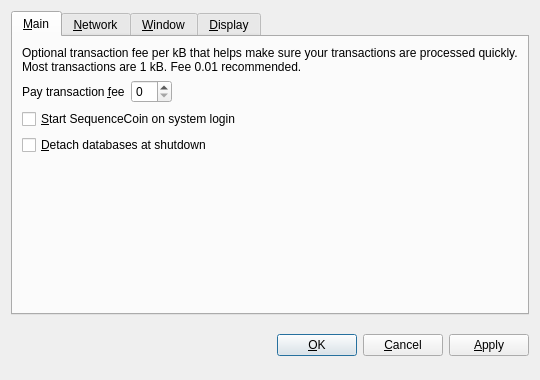
<?xml version="1.0" encoding="UTF-8"?>
<ui version="4.0">
 <class>OptionsDialog</class>
 <widget class="QDialog" name="OptionsDialog">
  <property name="geometry">
   <rect>
    <x>0</x>
    <y>0</y>
    <width>540</width>
    <height>380</height>
   </rect>
  </property>
  <property name="windowTitle">
   <string>Options</string>
  </property>
  <property name="modal">
   <bool>true</bool>
  </property>
  <layout class="QVBoxLayout" name="verticalLayout">
   <item>
    <widget class="QTabWidget" name="tabWidget">
     <property name="tabPosition">
      <enum>QTabWidget::North</enum>
     </property>
     <property name="currentIndex">
      <number>0</number>
     </property>
     <widget class="QWidget" name="tabMain">
      <attribute name="title">
       <string>&amp;Main</string>
      </attribute>
      <layout class="QVBoxLayout" name="verticalLayout_Main">
       <item>
        <widget class="QLabel" name="transactionFeeInfoLabel">
         <property name="text">
          <string>Optional transaction fee per kB that helps make sure your transactions are processed quickly. Most transactions are 1 kB. Fee 0.01 recommended.</string>
         </property>
         <property name="textFormat">
          <enum>Qt::PlainText</enum>
         </property>
         <property name="wordWrap">
          <bool>true</bool>
         </property>
        </widget>
       </item>
       <item>
        <layout class="QHBoxLayout" name="horizontalLayout_Main">
         <item>
          <widget class="QLabel" name="transactionFeeLabel">
           <property name="text">
            <string>Pay transaction &amp;fee</string>
           </property>
           <property name="textFormat">
            <enum>Qt::PlainText</enum>
           </property>
           <property name="buddy">
            <cstring>transactionFee</cstring>
           </property>
          </widget>
         </item>
         <item>
          <widget class="BitcoinAmountField" name="transactionFee"/>
         </item>
         <item>
          <spacer name="horizontalSpacer_Main">
           <property name="orientation">
            <enum>Qt::Horizontal</enum>
           </property>
           <property name="sizeHint" stdset="0">
            <size>
             <width>40</width>
             <height>20</height>
            </size>
           </property>
          </spacer>
         </item>
        </layout>
       </item>
       <item>
        <widget class="QCheckBox" name="bitcoinAtStartup">
         <property name="toolTip">
          <string>Automatically start SequenceCoin after logging in to the system.</string>
         </property>
         <property name="text">
          <string>&amp;Start SequenceCoin on system login</string>
         </property>
        </widget>
       </item>
       <item>
        <widget class="QCheckBox" name="detachDatabases">
         <property name="toolTip">
          <string>Detach block and address databases at shutdown. This means they can be moved to another data directory, but it slows down shutdown. The wallet is always detached.</string>
         </property>
         <property name="text">
          <string>&amp;Detach databases at shutdown</string>
         </property>
        </widget>
       </item>
       <item>
        <spacer name="verticalSpacer_Main">
         <property name="orientation">
          <enum>Qt::Vertical</enum>
         </property>
         <property name="sizeHint" stdset="0">
          <size>
           <width>20</width>
           <height>40</height>
          </size>
         </property>
        </spacer>
       </item>
      </layout>
     </widget>
     <widget class="QWidget" name="tabNetwork">
      <attribute name="title">
       <string>&amp;Network</string>
      </attribute>
      <layout class="QVBoxLayout" name="verticalLayout_Network">
       <item>
        <widget class="QCheckBox" name="mapPortUpnp">
         <property name="toolTip">
          <string>Automatically open the SequenceCoin client port on the router. This only works when your router supports UPnP and it is enabled.</string>
         </property>
         <property name="text">
          <string>Map port using &amp;UPnP</string>
         </property>
        </widget>
       </item>
       <item>
        <widget class="QCheckBox" name="connectSocks">
         <property name="toolTip">
          <string>Connect to the SequenceCoin network through a SOCKS proxy (e.g. when connecting through Tor).</string>
         </property>
         <property name="text">
          <string>&amp;Connect through SOCKS proxy:</string>
         </property>
        </widget>
       </item>
       <item>
        <layout class="QHBoxLayout" name="horizontalLayout_Network">
         <item>
          <widget class="QLabel" name="proxyIpLabel">
           <property name="text">
            <string>Proxy &amp;IP:</string>
           </property>
           <property name="textFormat">
            <enum>Qt::PlainText</enum>
           </property>
           <property name="buddy">
            <cstring>proxyIp</cstring>
           </property>
          </widget>
         </item>
         <item>
          <widget class="QValidatedLineEdit" name="proxyIp">
           <property name="maximumSize">
            <size>
             <width>140</width>
             <height>16777215</height>
            </size>
           </property>
           <property name="toolTip">
            <string>IP address of the proxy (e.g. 127.0.0.1)</string>
           </property>
          </widget>
         </item>
         <item>
          <widget class="QLabel" name="proxyPortLabel">
           <property name="text">
            <string>&amp;Port:</string>
           </property>
           <property name="textFormat">
            <enum>Qt::PlainText</enum>
           </property>
           <property name="buddy">
            <cstring>proxyPort</cstring>
           </property>
          </widget>
         </item>
         <item>
          <widget class="QLineEdit" name="proxyPort">
           <property name="maximumSize">
            <size>
             <width>55</width>
             <height>16777215</height>
            </size>
           </property>
           <property name="toolTip">
            <string>Port of the proxy (e.g. 9050)</string>
           </property>
          </widget>
         </item>
         <item>
          <widget class="QLabel" name="socksVersionLabel">
           <property name="text">
            <string>SOCKS &amp;Version:</string>
           </property>
           <property name="textFormat">
            <enum>Qt::PlainText</enum>
           </property>
           <property name="buddy">
            <cstring>socksVersion</cstring>
           </property>
          </widget>
         </item>
         <item>
          <widget class="QValueComboBox" name="socksVersion">
           <property name="toolTip">
            <string>SOCKS version of the proxy (e.g. 5)</string>
           </property>
          </widget>
         </item>
         <item>
          <spacer name="horizontalSpacer_Network">
           <property name="orientation">
            <enum>Qt::Horizontal</enum>
           </property>
           <property name="sizeHint" stdset="0">
            <size>
             <width>40</width>
             <height>20</height>
            </size>
           </property>
          </spacer>
         </item>
        </layout>
       </item>
       <item>
        <spacer name="verticalSpacer_Network">
         <property name="orientation">
          <enum>Qt::Vertical</enum>
         </property>
         <property name="sizeHint" stdset="0">
          <size>
           <width>20</width>
           <height>40</height>
          </size>
         </property>
        </spacer>
       </item>
      </layout>
     </widget>
     <widget class="QWidget" name="tabWindow">
      <attribute name="title">
       <string>&amp;Window</string>
      </attribute>
      <layout class="QVBoxLayout" name="verticalLayout_Window">
       <item>
        <widget class="QCheckBox" name="minimizeToTray">
         <property name="toolTip">
          <string>Show only a tray icon after minimizing the window.</string>
         </property>
         <property name="text">
          <string>&amp;Minimize to the tray instead of the taskbar</string>
         </property>
        </widget>
       </item>
       <item>
        <widget class="QCheckBox" name="minimizeOnClose">
         <property name="toolTip">
          <string>Minimize instead of exit the application when the window is closed. When this option is enabled, the application will be closed only after selecting Quit in the menu.</string>
         </property>
         <property name="text">
          <string>M&amp;inimize on close</string>
         </property>
        </widget>
       </item>
       <item>
        <spacer name="verticalSpacer_Window">
         <property name="orientation">
          <enum>Qt::Vertical</enum>
         </property>
         <property name="sizeHint" stdset="0">
          <size>
           <width>20</width>
           <height>40</height>
          </size>
         </property>
        </spacer>
       </item>
      </layout>
     </widget>
     <widget class="QWidget" name="tabDisplay">
      <attribute name="title">
       <string>&amp;Display</string>
      </attribute>
      <layout class="QVBoxLayout" name="verticalLayout_Display">
       <item>
        <layout class="QHBoxLayout" name="horizontalLayout_1_Display">
         <item>
          <widget class="QLabel" name="langLabel">
           <property name="text">
            <string>User Interface &amp;language:</string>
           </property>
           <property name="textFormat">
            <enum>Qt::PlainText</enum>
           </property>
           <property name="buddy">
            <cstring>lang</cstring>
           </property>
          </widget>
         </item>
         <item>
          <widget class="QValueComboBox" name="lang">
           <property name="toolTip">
            <string>The user interface language can be set here. This setting will take effect after restarting SequenceCoin.</string>
           </property>
          </widget>
         </item>
        </layout>
       </item>
       <item>
        <layout class="QHBoxLayout" name="horizontalLayout_2_Display">
         <item>
          <widget class="QLabel" name="unitLabel">
           <property name="text">
            <string>&amp;Unit to show amounts in:</string>
           </property>
           <property name="textFormat">
            <enum>Qt::PlainText</enum>
           </property>
           <property name="buddy">
            <cstring>unit</cstring>
           </property>
          </widget>
         </item>
         <item>
          <widget class="QValueComboBox" name="unit">
           <property name="toolTip">
            <string>Choose the default subdivision unit to show in the interface and when sending coins.</string>
           </property>
          </widget>
         </item>
        </layout>
       </item>
       <item>
        <widget class="QCheckBox" name="displayAddresses">
         <property name="toolTip">
          <string>Whether to show SequenceCoin addresses in the transaction list or not.</string>
         </property>
         <property name="text">
          <string>&amp;Display addresses in transaction list</string>
         </property>
        </widget>
       </item>
       <item>
        <widget class="QCheckBox" name="coinControlFeatures">
         <property name="toolTip">
          <string>Whether to show coin control features or not.</string>
         </property>
         <property name="text">
          <string>Display coin &amp;control features (experts only!)</string>
         </property>
        </widget>
       </item>
       <item>
        <spacer name="verticalSpacer_Display">
         <property name="orientation">
          <enum>Qt::Vertical</enum>
         </property>
         <property name="sizeHint" stdset="0">
          <size>
           <width>20</width>
           <height>40</height>
          </size>
         </property>
        </spacer>
       </item>
      </layout>
     </widget>
    </widget>
   </item>
   <item>
    <layout class="QHBoxLayout" name="horizontalLayout_Buttons">
     <item>
      <spacer name="horizontalSpacer_1">
       <property name="orientation">
        <enum>Qt::Horizontal</enum>
       </property>
       <property name="sizeHint" stdset="0">
        <size>
         <width>40</width>
         <height>48</height>
        </size>
       </property>
      </spacer>
     </item>
     <item>
      <widget class="QLabel" name="statusLabel">
       <property name="font">
        <font>
         <weight>75</weight>
         <bold>true</bold>
        </font>
       </property>
       <property name="text">
        <string/>
       </property>
       <property name="textFormat">
        <enum>Qt::PlainText</enum>
       </property>
       <property name="wordWrap">
        <bool>true</bool>
       </property>
      </widget>
     </item>
     <item>
      <spacer name="horizontalSpacer_2">
       <property name="orientation">
        <enum>Qt::Horizontal</enum>
       </property>
       <property name="sizeHint" stdset="0">
        <size>
         <width>40</width>
         <height>48</height>
        </size>
       </property>
      </spacer>
     </item>
     <item>
      <widget class="QPushButton" name="okButton">
       <property name="text">
        <string>&amp;OK</string>
       </property>
      </widget>
     </item>
     <item>
      <widget class="QPushButton" name="cancelButton">
       <property name="text">
        <string>&amp;Cancel</string>
       </property>
       <property name="autoDefault">
        <bool>false</bool>
       </property>
      </widget>
     </item>
     <item>
      <widget class="QPushButton" name="applyButton">
       <property name="text">
        <string>&amp;Apply</string>
       </property>
       <property name="autoDefault">
        <bool>false</bool>
       </property>
      </widget>
     </item>
    </layout>
   </item>
  </layout>
 </widget>
 <customwidgets>
  <customwidget>
   <class>BitcoinAmountField</class>
   <extends>QSpinBox</extends>
   <header>bitcoinamountfield.h</header>
  </customwidget>
  <customwidget>
   <class>QValueComboBox</class>
   <extends>QComboBox</extends>
   <header>qvaluecombobox.h</header>
  </customwidget>
  <customwidget>
   <class>QValidatedLineEdit</class>
   <extends>QLineEdit</extends>
   <header>qvalidatedlineedit.h</header>
  </customwidget>
 </customwidgets>
 <resources/>
 <connections/>
</ui>
